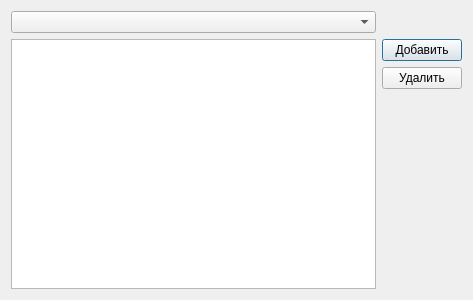
<?xml version="1.0" encoding="UTF-8"?>
<ui version="4.0">
 <class>dataBaseEditor</class>
 <widget class="QDialog" name="dataBaseEditor">
  <property name="geometry">
   <rect>
    <x>0</x>
    <y>0</y>
    <width>473</width>
    <height>300</height>
   </rect>
  </property>
  <property name="windowTitle">
   <string>Dialog</string>
  </property>
  <layout class="QHBoxLayout" name="horizontalLayout">
   <item>
    <layout class="QGridLayout" name="gridLayout">
     <item row="0" column="0">
      <widget class="QComboBox" name="tablesNames"/>
     </item>
     <item row="0" column="1">
      <spacer name="horizontalSpacer">
       <property name="orientation">
        <enum>Qt::Horizontal</enum>
       </property>
       <property name="sizeType">
        <enum>QSizePolicy::Minimum</enum>
       </property>
       <property name="sizeHint" stdset="0">
        <size>
         <width>40</width>
         <height>20</height>
        </size>
       </property>
      </spacer>
     </item>
     <item row="1" column="0" rowspan="3">
      <widget class="QTableView" name="tableView"/>
     </item>
     <item row="1" column="1">
      <widget class="QPushButton" name="addButton">
       <property name="text">
        <string>Добавить</string>
       </property>
      </widget>
     </item>
     <item row="2" column="1">
      <widget class="QPushButton" name="delButton">
       <property name="text">
        <string>Удалить</string>
       </property>
      </widget>
     </item>
     <item row="3" column="1">
      <spacer name="verticalSpacer">
       <property name="orientation">
        <enum>Qt::Vertical</enum>
       </property>
       <property name="sizeHint" stdset="0">
        <size>
         <width>20</width>
         <height>40</height>
        </size>
       </property>
      </spacer>
     </item>
    </layout>
   </item>
  </layout>
 </widget>
 <resources/>
 <connections/>
</ui>
